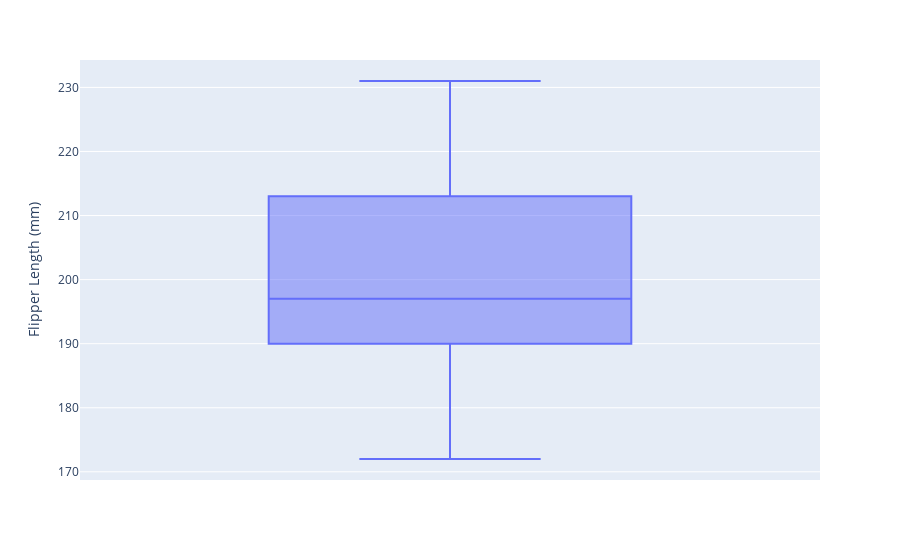

The cell this chart's notebook holds for it:
### Code cell
fig4 = px.box(
    data_frame = penguins , 
    y = "Flipper Length (mm)",
    height = 500
)
fig4.show()

### Figure 1 — Plotly figure (JSON) as saved in the notebook; plotly's stock layout.template omitted (floating-point values rounded to 4 significant figures; data arrays with more than 128 entries replaced by an {"elided": "..."} marker saying what was removed)
{"data": [{"alignmentgroup": "True", "hovertemplate": "Flipper Length (mm)=%{y}<extra></extra>", "legendgroup": "", "marker": {"color": "#636efa"}, "name": "", "notched": false, "offsetgroup": "", "orientation": "v", "showlegend": false, "type": "box", "x0": " ", "xaxis": "x", "y": {"elided": "344 int values"}, "y0": " ", "yaxis": "y"}], "layout": {"autosize": true, "boxmode": "group", "legend": {"tracegroupgap": 0}, "margin": {"t": 60}, "xaxis": {"anchor": "y", "autorange": true, "domain": [0, 1], "range": [-0.5, 0.5], "type": "category"}, "yaxis": {"anchor": "x", "autorange": true, "domain": [0, 1], "range": [168.7, 234.3], "title": {"text": "Flipper Length (mm)"}, "type": "linear"}}}
